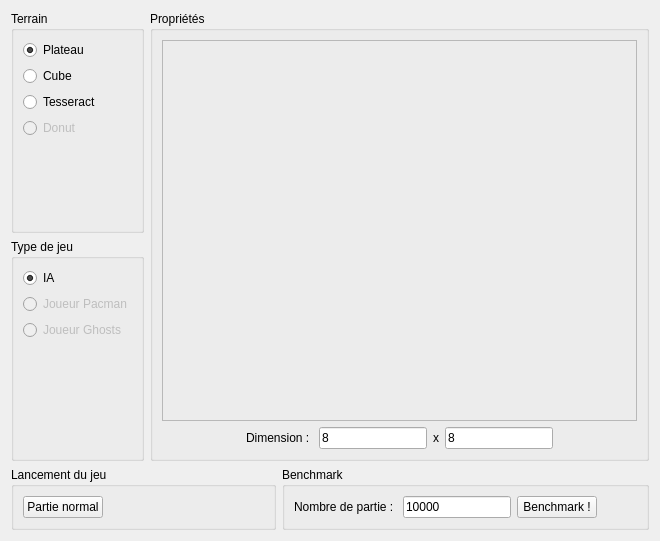
<?xml version="1.0" encoding="UTF-8"?>
<ui version="4.0">
 <class>Form</class>
 <widget class="QWidget" name="Form">
  <property name="geometry">
   <rect>
    <x>0</x>
    <y>0</y>
    <width>660</width>
    <height>541</height>
   </rect>
  </property>
  <property name="windowTitle">
   <string>Form</string>
  </property>
  <property name="styleSheet">
   <string notr="true"/>
  </property>
  <layout class="QVBoxLayout" name="verticalLayout">
   <item>
    <layout class="QHBoxLayout" name="horizontalLayout_3">
     <item>
      <layout class="QVBoxLayout" name="verticalLayout_8">
       <item>
        <widget class="QGroupBox" name="groupBox_2">
         <property name="title">
          <string>Terrain</string>
         </property>
         <property name="flat">
          <bool>false</bool>
         </property>
         <layout class="QVBoxLayout" name="verticalLayout_5">
          <item>
           <widget class="QRadioButton" name="radioButton_2">
            <property name="text">
             <string>Plateau</string>
            </property>
            <property name="checked">
             <bool>true</bool>
            </property>
           </widget>
          </item>
          <item>
           <widget class="QRadioButton" name="radioButton_3">
            <property name="text">
             <string>Cube</string>
            </property>
           </widget>
          </item>
          <item>
           <widget class="QRadioButton" name="radioButton">
            <property name="text">
             <string>Tesseract</string>
            </property>
           </widget>
          </item>
          <item>
           <widget class="QRadioButton" name="radioButton_4">
            <property name="enabled">
             <bool>false</bool>
            </property>
            <property name="text">
             <string>Donut</string>
            </property>
            <property name="checkable">
             <bool>false</bool>
            </property>
           </widget>
          </item>
          <item>
           <spacer name="verticalSpacer_2">
            <property name="orientation">
             <enum>Qt::Vertical</enum>
            </property>
            <property name="sizeHint" stdset="0">
             <size>
              <width>20</width>
              <height>40</height>
             </size>
            </property>
           </spacer>
          </item>
         </layout>
        </widget>
       </item>
       <item>
        <widget class="QGroupBox" name="groupBox_4">
         <property name="title">
          <string>Type de jeu</string>
         </property>
         <layout class="QVBoxLayout" name="verticalLayout_2">
          <item>
           <widget class="QRadioButton" name="radioButton_5">
            <property name="text">
             <string>IA</string>
            </property>
            <property name="checked">
             <bool>true</bool>
            </property>
           </widget>
          </item>
          <item>
           <widget class="QRadioButton" name="radioButton_6">
            <property name="enabled">
             <bool>false</bool>
            </property>
            <property name="text">
             <string>Joueur Pacman</string>
            </property>
           </widget>
          </item>
          <item>
           <widget class="QRadioButton" name="radioButton_7">
            <property name="enabled">
             <bool>false</bool>
            </property>
            <property name="text">
             <string>Joueur Ghosts</string>
            </property>
           </widget>
          </item>
          <item>
           <spacer name="verticalSpacer">
            <property name="orientation">
             <enum>Qt::Vertical</enum>
            </property>
            <property name="sizeHint" stdset="0">
             <size>
              <width>20</width>
              <height>40</height>
             </size>
            </property>
           </spacer>
          </item>
         </layout>
        </widget>
       </item>
      </layout>
     </item>
     <item>
      <widget class="QGroupBox" name="groupBox_3">
       <property name="title">
        <string>Propriétés</string>
       </property>
       <layout class="QVBoxLayout" name="verticalLayout_3">
        <item>
         <widget class="QFrame" name="frame">
          <property name="frameShape">
           <enum>QFrame::StyledPanel</enum>
          </property>
          <property name="frameShadow">
           <enum>QFrame::Raised</enum>
          </property>
         </widget>
        </item>
        <item>
         <layout class="QHBoxLayout" name="horizontalLayout_4">
          <item>
           <spacer name="horizontalSpacer_4">
            <property name="orientation">
             <enum>Qt::Horizontal</enum>
            </property>
            <property name="sizeHint" stdset="0">
             <size>
              <width>40</width>
              <height>20</height>
             </size>
            </property>
           </spacer>
          </item>
          <item>
           <widget class="QLabel" name="label_2">
            <property name="text">
             <string>Dimension : </string>
            </property>
           </widget>
          </item>
          <item>
           <widget class="QLineEdit" name="lineEdit_4">
            <property name="text">
             <string>8</string>
            </property>
           </widget>
          </item>
          <item>
           <widget class="QLabel" name="label_3">
            <property name="text">
             <string>x</string>
            </property>
           </widget>
          </item>
          <item>
           <widget class="QLineEdit" name="lineEdit_3">
            <property name="text">
             <string>8</string>
            </property>
           </widget>
          </item>
          <item>
           <spacer name="horizontalSpacer_5">
            <property name="orientation">
             <enum>Qt::Horizontal</enum>
            </property>
            <property name="sizeHint" stdset="0">
             <size>
              <width>40</width>
              <height>20</height>
             </size>
            </property>
           </spacer>
          </item>
         </layout>
        </item>
       </layout>
      </widget>
     </item>
    </layout>
   </item>
   <item>
    <layout class="QHBoxLayout" name="horizontalLayout_5">
     <item>
      <widget class="QGroupBox" name="groupBox">
       <property name="title">
        <string>Lancement du jeu</string>
       </property>
       <property name="flat">
        <bool>false</bool>
       </property>
       <property name="checkable">
        <bool>false</bool>
       </property>
       <property name="checked">
        <bool>false</bool>
       </property>
       <layout class="QHBoxLayout" name="horizontalLayout">
        <item>
         <widget class="QPushButton" name="pushButton_2">
          <property name="text">
           <string>Partie normal</string>
          </property>
         </widget>
        </item>
        <item>
         <spacer name="horizontalSpacer_2">
          <property name="orientation">
           <enum>Qt::Horizontal</enum>
          </property>
          <property name="sizeHint" stdset="0">
           <size>
            <width>40</width>
            <height>20</height>
           </size>
          </property>
         </spacer>
        </item>
       </layout>
      </widget>
     </item>
     <item>
      <widget class="QGroupBox" name="groupBox_5">
       <property name="title">
        <string>Benchmark</string>
       </property>
       <layout class="QHBoxLayout" name="horizontalLayout_2">
        <item>
         <widget class="QLabel" name="label">
          <property name="text">
           <string>Nombre de partie : </string>
          </property>
         </widget>
        </item>
        <item>
         <widget class="QLineEdit" name="lineEdit">
          <property name="text">
           <string>10000</string>
          </property>
         </widget>
        </item>
        <item>
         <widget class="QPushButton" name="pushButton">
          <property name="text">
           <string>Benchmark !</string>
          </property>
         </widget>
        </item>
        <item>
         <spacer name="horizontalSpacer_3">
          <property name="orientation">
           <enum>Qt::Horizontal</enum>
          </property>
          <property name="sizeHint" stdset="0">
           <size>
            <width>40</width>
            <height>20</height>
           </size>
          </property>
         </spacer>
        </item>
       </layout>
      </widget>
     </item>
    </layout>
   </item>
  </layout>
 </widget>
 <resources/>
 <connections/>
</ui>
